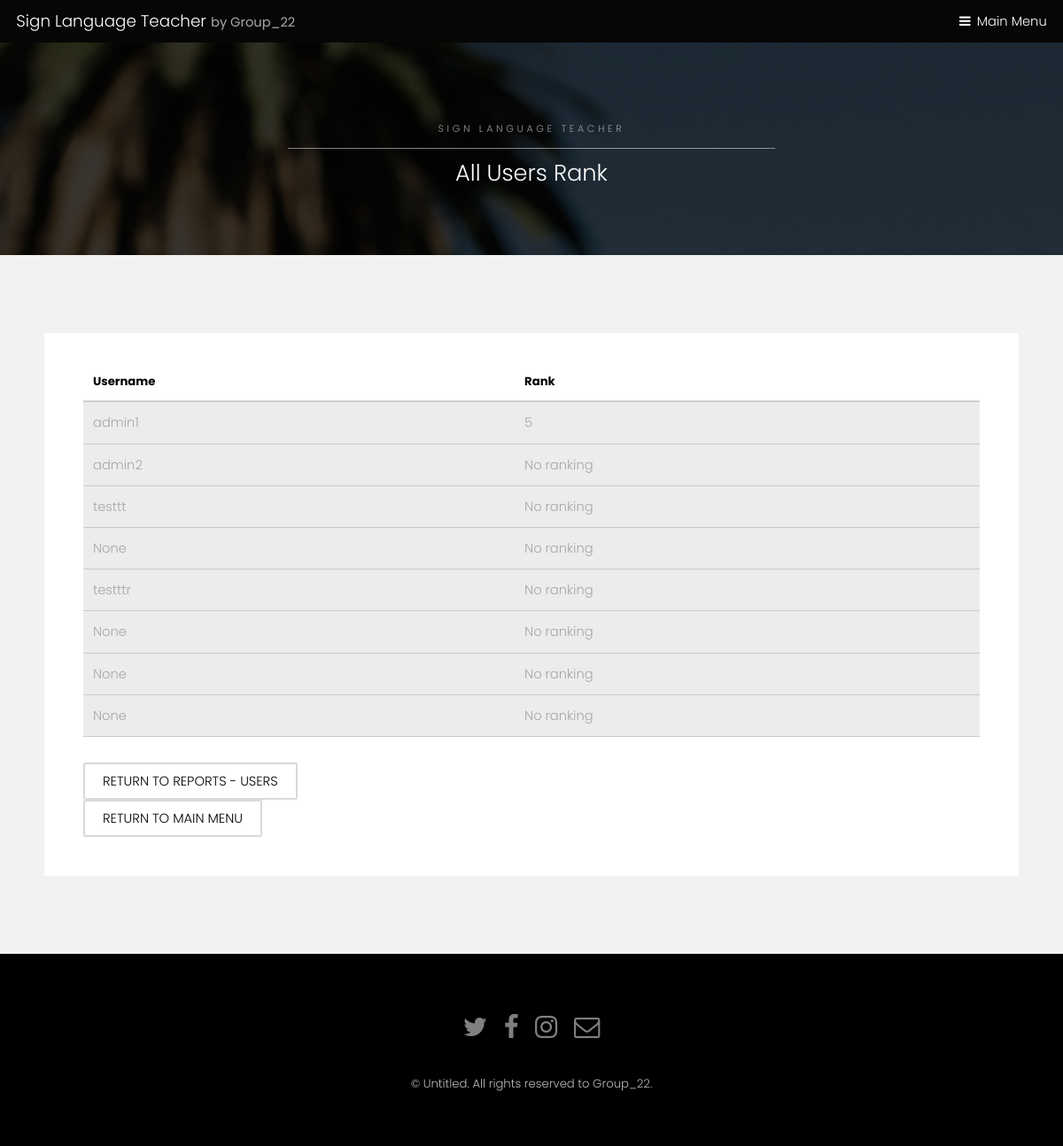
/sign-language-teacher//reports-menu/rank-for-admin/, run on an earlier commit of the app's database.
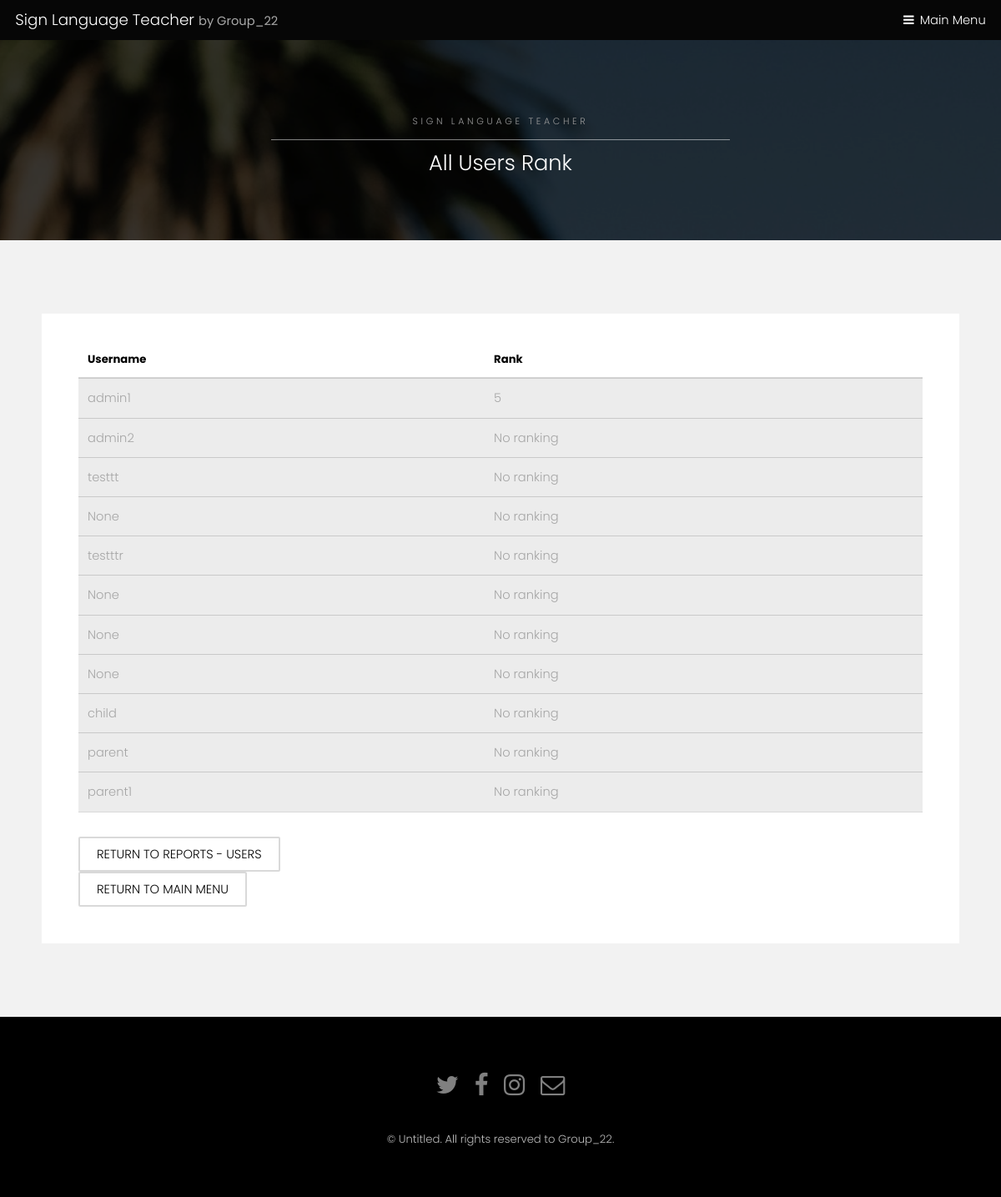
And on a later commit of the database.
### registration/models.py (models this page shows, shortened)
class UserProfile(models.Model):
    TYPES = (('parent', 'parent'), ('student', 'student'))
    user = models.OneToOneField(User, related_name='profile', on_delete=models.CASCADE, blank=True, null=True)
    son = models.ForeignKey(User, on_delete=models.SET_NULL, blank=True, null=True, related_name='son')
    address = models.CharField(max_length=100, default='')
    age = models.IntegerField(default=0)
    points = models.IntegerField(default=0)
    type = models.CharField(max_length=10, choices=TYPES, default='student')
    is_admin = models.BooleanField(default=False)
    suspention_time = models.DateTimeField(auto_now_add=True)
    total_minutes = models.FloatField(default=0)
    last_login = models.DateTimeField(default=datetime(2000, 1, 1))
    rank = models.IntegerField(default=0)
    level = models.IntegerField(default=1)

### registration/views.py (the view)
# urls.py: path('/reports-menu/rank-for-admin/', views.rank_for_admin, name='rank-for-admin'),
def rank_for_admin(request):
    user = request.user
    user_profile = UserProfile.objects.all()
    user_list = list(user_profile)
    sum = 0
    for p in user_list:
        sum += p.rank
    avg = sum / len(user_list)
    return render(request, 'registration/rank-for-admin.html', {'user': user_profile, 'user_list': user_list, 'avg' : avg})

### registration/templates/registration/rank-for-admin.html (shortened to what this page needs)
{% extends 'registration/SubPage.html' %}
{% block title %}
    <h2>All Users Rank</h2>
{% endblock %}
{% block data %}
<div class="table-wrapper">
    <table>
        <thead>
        <tr>
            <th>Username</th>
            <th>Rank</th>
        </tr>
        </thead>
        {% for f in user_list %}
        <tbody>
        <tr>
            <td>{{f.user}}</td>
            <td>{% if f.rank == 0 %}
            No ranking
            {% else %}
            {{f.rank}} {% endif %}
            </td>
        </tr>
        </tbody>
        {% endfor %}
    </table>
</div>
  {% if up.type == 'student' %}
  <a href="{% url 'registration:reports-menu-users' %}"class="button alt">Return to reports - users</a><br>
{% else %}
    <a href="{% url 'registration:reports-menu-users' %}"class="button alt">Return to reports - users</a><br>
{% endif %}
<a href="{% url 'registration:index' %}"class="button alt">Return to main menu</a><br>
{% endblock %}

What changed in the data, as far as the page shows it:
added UserProfile: user "child", rank "No ranking"
added UserProfile: user "parent", rank "No ranking"
added UserProfile: user "parent1", rank "No ranking"
